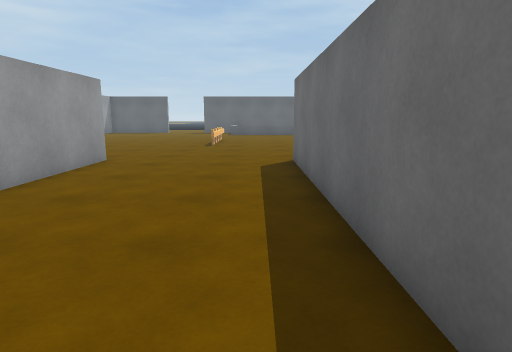
view 1 (above)

19 first-person views from a walk through a Unity game level. The camera is 1.3 m above the floor, tilts 10° down and sees 75° across. The floor is counted in squares, 1 m on a side. Each view is taken from the middle of a square. On the plan, view 1 faces up. The plan holds only what a view shows up to about 14 squares ahead; the rest is blank. The place goes on beyond the plan. Surface patterns are stand-ins for the level's own textures.

view 2
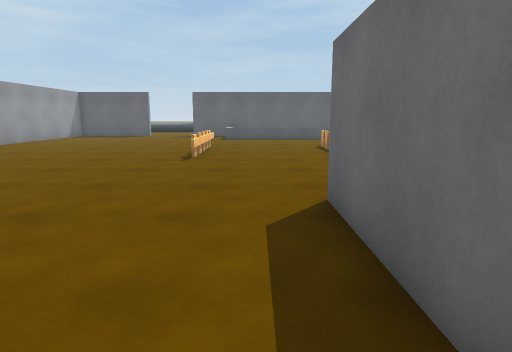

view 3
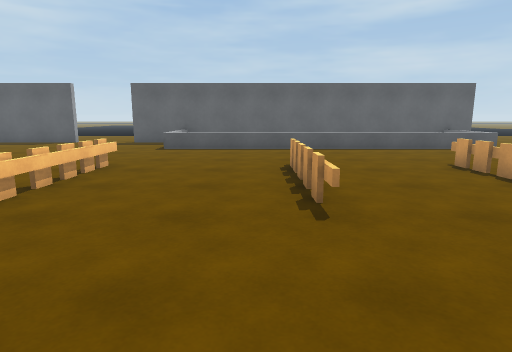

view 4
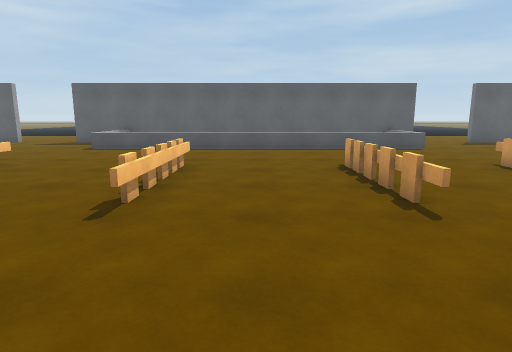

view 5
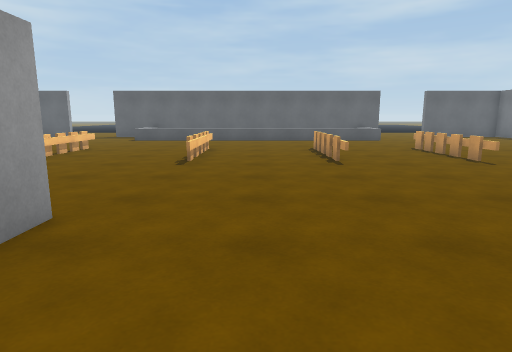

view 6
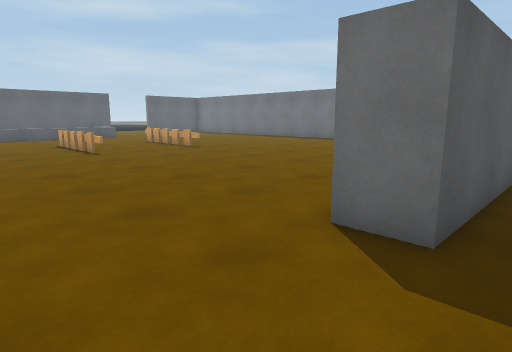

view 7
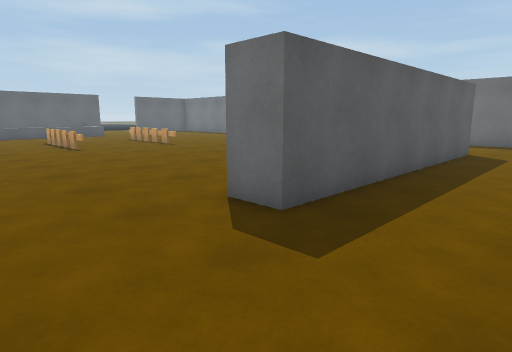

view 8
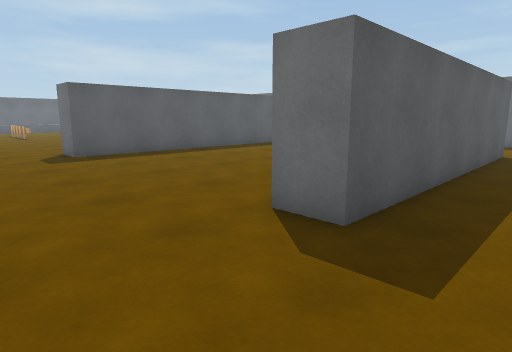

view 9
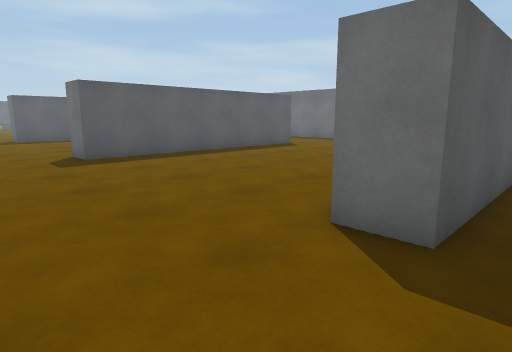

view 10
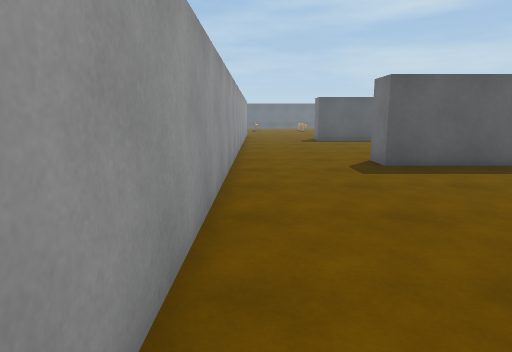

view 11
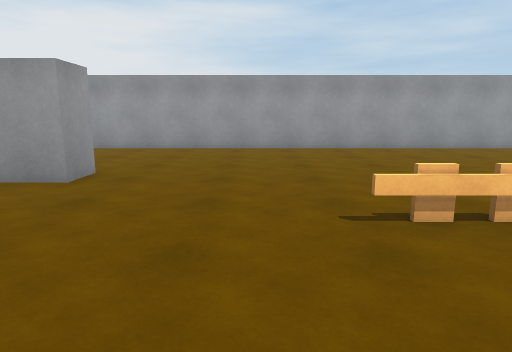

view 12
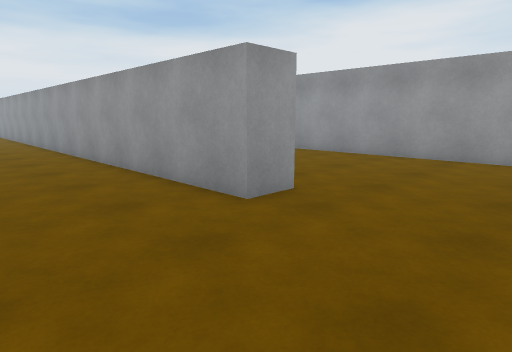

view 13
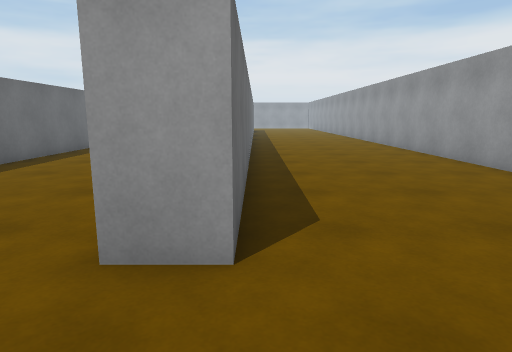

view 14
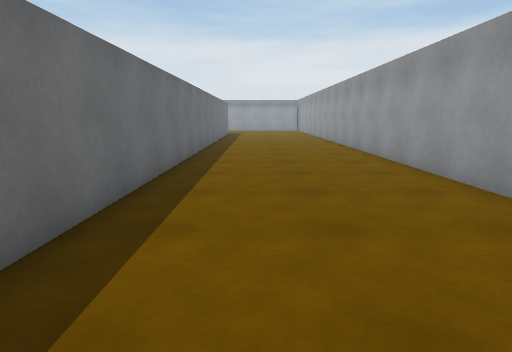

view 15
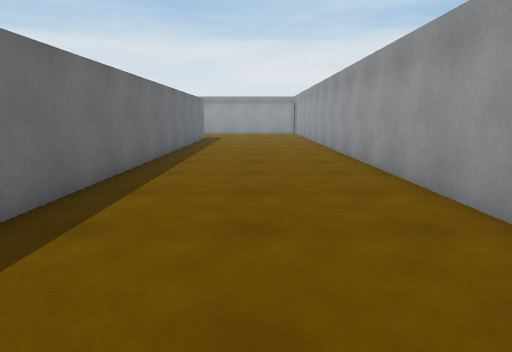

view 16
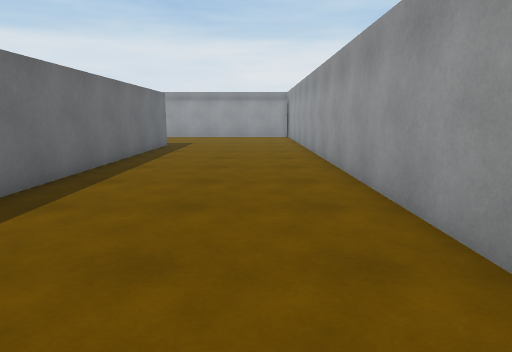

view 17
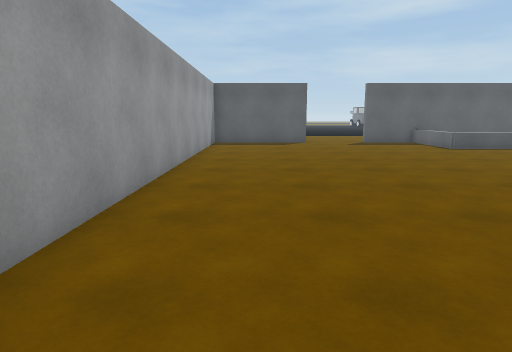

view 18
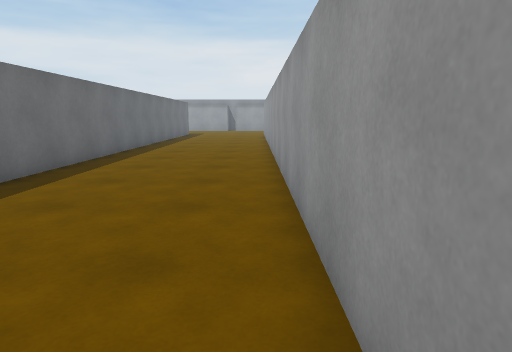

view 19
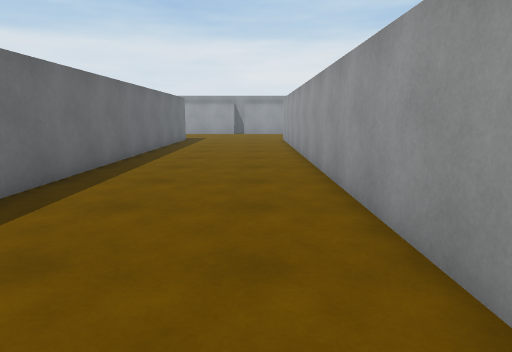

### Floor plan
Points are (right, up) in squares from view 1. A wall is a line through its corners. A room is listed if a view was taken in it or the views show most of it. See-through windows are left out.
Room 1 (views 1, 2, 3, 4, 5, 6, 7, 8, 9, 10, 11, 12, 13, 14, 15, 16, 17, 18, 19)
walls: (2.3, -0.8) (2.3, -14.2); (2.3, 10.2) (2.3, 9.2); (14.5, 4) (6.5, 4) (6.5, 5.2); (14.5, -6) (6.5, -6) (6.5, -4.8); (1.1, -14.2) (1.1, 10.2); (10.9, -16) (6.5, -16) (6.5, -14.8); (-5.8, -18.2) (-5.8, 10.2) (-4.6, 10.2) (-4.6, -14.4); (-12.2, 25.1) (-12.2, -18.1)
low walls: (2.9, 15.4) (2.9, 20.1); (7.4, 15.4) (7.4, 20.4); (11.7, 15.4) (11.7, 20.5); (-1.9, 20.5) (-1.9, 15.4); (3.1, 20.4) (3.1, 15.4); (12.1, 24.8) (-1.9, 24.8)
ways out: gap at (-2, 18); gap at (3, 18); gap at (7, 18); gap at (12, 18)

Where each view was taken, in squares from view 1:
view 1: 0 up, 0 right, facing up
view 2: 5 up, 0 right, facing up
view 3: 11 up, 2 right, facing up
view 4: 11 up, 5 right, facing up
view 5: 6 up, 5 right, facing up
view 6: 3 up, 3 right, facing up-right
view 7: 1 up, 3 right, facing up-right
view 8: 8 down, 3 right, facing up-right
view 9: 17 down, 3 right, facing up-right
view 10: 15 down, 3 right, facing up
view 11: 14 up, 2 right, facing left
view 12: 14 up, 1 left, facing down-left
view 13: 13 up, 6 left, facing down
view 14: 7 up, 8 left, facing down
view 15: 1 up, 9 left, facing down
view 16: 4 down, 10 left, facing down
view 17: 11 up, 10 left, facing up
view 18: 6 up, 4 left, facing down
view 19: 0 up, 3 left, facing down
